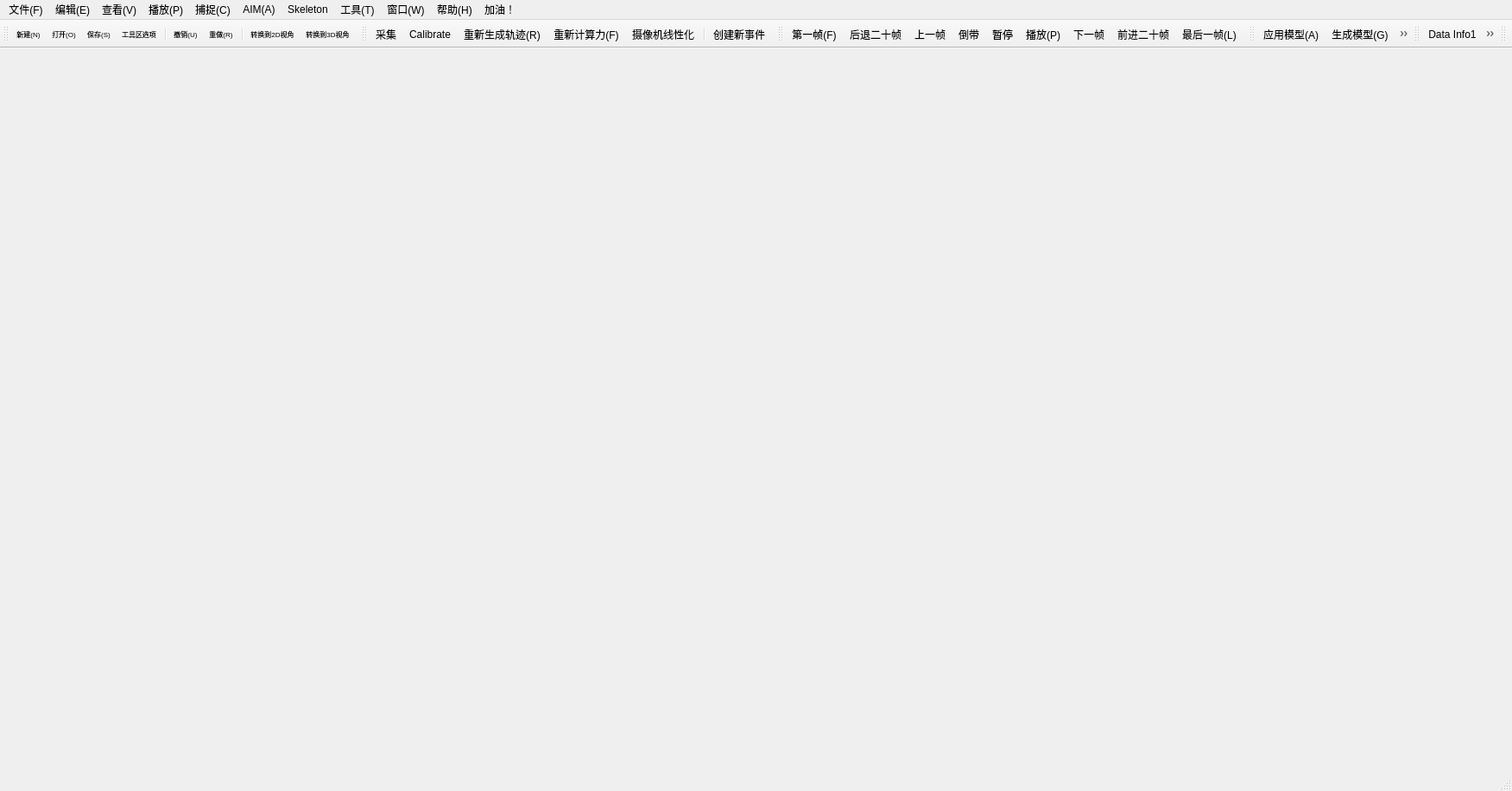
<?xml version="1.0" encoding="UTF-8"?>
<ui version="4.0">
 <class>MainWindow</class>
 <widget class="QMainWindow" name="MainWindow">
  <property name="geometry">
   <rect>
    <x>0</x>
    <y>0</y>
    <width>1751</width>
    <height>916</height>
   </rect>
  </property>
  <property name="windowTitle">
   <string>MainWindow</string>
  </property>
  <widget class="QWidget" name="centralwidget"/>
  <widget class="QMenuBar" name="menubar">
   <property name="geometry">
    <rect>
     <x>0</x>
     <y>0</y>
     <width>1751</width>
     <height>23</height>
    </rect>
   </property>
   <widget class="QMenu" name="menu">
    <property name="title">
     <string>文件(F)</string>
    </property>
    <widget class="QMenu" name="menu_9">
     <property name="title">
      <string>管理设置</string>
     </property>
     <addaction name="action_39"/>
     <addaction name="action_40"/>
     <addaction name="action_41"/>
    </widget>
    <widget class="QMenu" name="menu_E">
     <property name="title">
      <string>输出(E)</string>
     </property>
     <addaction name="action_C3D"/>
     <addaction name="action_TSV"/>
     <addaction name="action_MAT"/>
     <addaction name="action_AVI"/>
     <addaction name="actionTo_FBX"/>
    </widget>
    <widget class="QMenu" name="menu_10">
     <property name="title">
      <string>输入</string>
     </property>
     <addaction name="action_42"/>
    </widget>
    <addaction name="newAction"/>
    <addaction name="openAciton"/>
    <addaction name="action_B"/>
    <addaction name="saveAction"/>
    <addaction name="saveAsAction"/>
    <addaction name="exitAction"/>
    <addaction name="separator"/>
    <addaction name="action"/>
    <addaction name="actionOpen_Project"/>
    <addaction name="actionSave_Project"/>
    <addaction name="action_2"/>
    <addaction name="action_3"/>
    <addaction name="actionManage_Projects"/>
    <addaction name="separator"/>
    <addaction name="menu_9"/>
    <addaction name="separator"/>
    <addaction name="menu_E"/>
    <addaction name="menu_10"/>
    <addaction name="separator"/>
    <addaction name="actionRecent_Projects"/>
    <addaction name="separator"/>
   </widget>
   <widget class="QMenu" name="menu_2">
    <property name="title">
     <string>编辑(E)</string>
    </property>
    <widget class="QMenu" name="menuEvents">
     <property name="title">
      <string>Events</string>
     </property>
     <addaction name="newshijian_action"/>
     <addaction name="separator"/>
     <addaction name="action_43"/>
    </widget>
    <addaction name="undoAction"/>
    <addaction name="redoAction"/>
    <addaction name="separator"/>
    <addaction name="actionDelete"/>
    <addaction name="actionTrim_Measurement"/>
    <addaction name="separator"/>
    <addaction name="action_33"/>
    <addaction name="action_35"/>
    <addaction name="separator"/>
    <addaction name="actionTrajectory"/>
    <addaction name="actionBone"/>
    <addaction name="actionLabels"/>
    <addaction name="menuEvents"/>
    <addaction name="actionRigid_Body"/>
   </widget>
   <widget class="QMenu" name="menu_3">
    <property name="title">
     <string>查看(V)</string>
    </property>
    <widget class="QMenu" name="menu2D_view">
     <property name="title">
      <string>set of view</string>
     </property>
     <addaction name="action_3D"/>
     <addaction name="action_2D"/>
    </widget>
    <widget class="QMenu" name="menu_12">
     <property name="title">
      <string>轨迹信息</string>
     </property>
     <addaction name="yibiaoshi_action"/>
     <addaction name="wufabiaoji_action"/>
     <addaction name="shanchuguangbiao_action"/>
     <addaction name="separator"/>
     <addaction name="action_A_2"/>
    </widget>
    <addaction name="menu_12"/>
    <addaction name="action_24"/>
    <addaction name="actionTimeline"/>
    <addaction name="actionData_Info1"/>
    <addaction name="actionData_Info2"/>
    <addaction name="actionData_Info3"/>
    <addaction name="action_25"/>
    <addaction name="action_26"/>
    <addaction name="separator"/>
    <addaction name="actEdito_Trajectory"/>
    <addaction name="separator"/>
    <addaction name="actionFull_Screen"/>
    <addaction name="separator"/>
    <addaction name="action_32"/>
    <addaction name="separator"/>
    <addaction name="menu2D_view"/>
   </widget>
   <widget class="QMenu" name="menu_4">
    <property name="title">
     <string>播放(P)</string>
    </property>
    <addaction name="bofang_action"/>
    <addaction name="zanting_action"/>
    <addaction name="daodai_action"/>
    <addaction name="separator"/>
    <addaction name="action_5"/>
    <addaction name="separator"/>
    <addaction name="diyizhen_action"/>
    <addaction name="zuihouyizhen_action"/>
    <addaction name="separator"/>
    <addaction name="shang_action"/>
    <addaction name="xia_action"/>
    <addaction name="separator"/>
    <addaction name="jin20_action"/>
    <addaction name="tui_action"/>
    <addaction name="actionPlay_with_Real_Time_Output"/>
   </widget>
   <widget class="QMenu" name="menu_5">
    <property name="title">
     <string>捕捉(C)</string>
    </property>
    <addaction name="caiji_action"/>
    <addaction name="separator"/>
    <addaction name="Calibrate_action"/>
    <addaction name="actionRefine_Calibration"/>
    <addaction name="separator"/>
    <addaction name="actionCalibrate_Twin_System"/>
    <addaction name="actionCalibrate_Dikablis_Eye_Tracker"/>
    <addaction name="separator"/>
    <addaction name="trajectory_action"/>
    <addaction name="power_action"/>
    <addaction name="separator"/>
    <addaction name="shexiangline_action"/>
   </widget>
   <widget class="QMenu" name="menuAIM">
    <property name="title">
     <string>AIM(A)</string>
    </property>
    <addaction name="yingyong_action"/>
    <addaction name="shengcheng_action"/>
    <addaction name="action_AIM"/>
   </widget>
   <widget class="QMenu" name="menuSkeleton">
    <property name="title">
     <string>Skeleton</string>
    </property>
    <addaction name="actionCalibrate_Skeletons"/>
    <addaction name="separator"/>
    <addaction name="actionDisplay_Animation_Marker_Set_Guide"/>
    <addaction name="actionDisplay_Sports_Marker_Set_Guide"/>
   </widget>
   <widget class="QMenu" name="menu_T">
    <property name="title">
     <string>工具(T)</string>
    </property>
    <addaction name="shezhiAction"/>
    <addaction name="AnalyzeTrajectory_action"/>
   </widget>
   <widget class="QMenu" name="menu_W">
    <property name="title">
     <string>窗口(W)</string>
    </property>
    <widget class="QMenu" name="menu_6">
     <property name="title">
      <string>新的窗口</string>
     </property>
     <addaction name="action2D"/>
     <addaction name="action3D"/>
    </widget>
    <widget class="QMenu" name="menu_7">
     <property name="title">
      <string>窗口布局</string>
     </property>
     <widget class="QMenu" name="menu_8">
      <property name="title">
       <string>另存为</string>
      </property>
      <addaction name="action_16"/>
      <addaction name="action_17"/>
      <addaction name="action_18"/>
      <addaction name="action_19"/>
      <addaction name="action_20"/>
      <addaction name="action_21"/>
      <addaction name="action_22"/>
     </widget>
     <addaction name="action_1"/>
     <addaction name="action_9"/>
     <addaction name="action_10"/>
     <addaction name="action_11"/>
     <addaction name="action_12"/>
     <addaction name="action_13"/>
     <addaction name="action_14"/>
     <addaction name="menu_8"/>
    </widget>
    <addaction name="menu_6"/>
    <addaction name="action_C"/>
    <addaction name="action_T"/>
    <addaction name="action_7"/>
    <addaction name="menu_7"/>
   </widget>
   <widget class="QMenu" name="menu_H">
    <property name="title">
     <string>帮助(H)</string>
    </property>
    <addaction name="action_A"/>
   </widget>
   <widget class="QMenu" name="menu_11">
    <property name="title">
     <string>加油！</string>
    </property>
    <addaction name="actStartCamera"/>
    <addaction name="actStopCamera"/>
    <addaction name="actVideoRecord"/>
    <addaction name="actVideoStop"/>
   </widget>
   <addaction name="menu"/>
   <addaction name="menu_2"/>
   <addaction name="menu_3"/>
   <addaction name="menu_4"/>
   <addaction name="menu_5"/>
   <addaction name="menuAIM"/>
   <addaction name="menuSkeleton"/>
   <addaction name="menu_T"/>
   <addaction name="menu_W"/>
   <addaction name="menu_H"/>
   <addaction name="menu_11"/>
  </widget>
  <widget class="QStatusBar" name="statusbar"/>
  <widget class="QToolBar" name="toolBar_1">
   <property name="font">
    <font>
     <family>Arial</family>
     <pointsize>6</pointsize>
    </font>
   </property>
   <property name="cursor">
    <cursorShape>ArrowCursor</cursorShape>
   </property>
   <property name="windowTitle">
    <string>toolBar</string>
   </property>
   <property name="iconSize">
    <size>
     <width>12</width>
     <height>10</height>
    </size>
   </property>
   <attribute name="toolBarArea">
    <enum>TopToolBarArea</enum>
   </attribute>
   <attribute name="toolBarBreak">
    <bool>false</bool>
   </attribute>
   <addaction name="newAction"/>
   <addaction name="openAciton"/>
   <addaction name="saveAction"/>
   <addaction name="shezhiAction"/>
   <addaction name="separator"/>
   <addaction name="undoAction"/>
   <addaction name="redoAction"/>
   <addaction name="separator"/>
   <addaction name="action_2D"/>
   <addaction name="action_3D"/>
  </widget>
  <widget class="QToolBar" name="toolBar_2">
   <property name="windowTitle">
    <string>toolBar_2</string>
   </property>
   <property name="iconSize">
    <size>
     <width>12</width>
     <height>10</height>
    </size>
   </property>
   <attribute name="toolBarArea">
    <enum>TopToolBarArea</enum>
   </attribute>
   <attribute name="toolBarBreak">
    <bool>false</bool>
   </attribute>
   <addaction name="caiji_action"/>
   <addaction name="Calibrate_action"/>
   <addaction name="trajectory_action"/>
   <addaction name="power_action"/>
   <addaction name="shexiangline_action"/>
   <addaction name="separator"/>
   <addaction name="newshijian_action"/>
  </widget>
  <widget class="QToolBar" name="toolBar_3">
   <property name="windowTitle">
    <string>toolBar_3</string>
   </property>
   <property name="iconSize">
    <size>
     <width>12</width>
     <height>10</height>
    </size>
   </property>
   <attribute name="toolBarArea">
    <enum>TopToolBarArea</enum>
   </attribute>
   <attribute name="toolBarBreak">
    <bool>false</bool>
   </attribute>
   <addaction name="diyizhen_action"/>
   <addaction name="tui_action"/>
   <addaction name="shang_action"/>
   <addaction name="daodai_action"/>
   <addaction name="zanting_action"/>
   <addaction name="bofang_action"/>
   <addaction name="xia_action"/>
   <addaction name="jin20_action"/>
   <addaction name="zuihouyizhen_action"/>
  </widget>
  <widget class="QToolBar" name="toolBar_5">
   <property name="windowTitle">
    <string>toolBar_5</string>
   </property>
   <property name="iconSize">
    <size>
     <width>12</width>
     <height>10</height>
    </size>
   </property>
   <attribute name="toolBarArea">
    <enum>TopToolBarArea</enum>
   </attribute>
   <attribute name="toolBarBreak">
    <bool>false</bool>
   </attribute>
   <addaction name="yingyong_action"/>
   <addaction name="shengcheng_action"/>
   <addaction name="separator"/>
   <addaction name="actionCalibrate_Skeletons"/>
   <addaction name="separator"/>
   <addaction name="AnalyzeTrajectory_action"/>
  </widget>
  <widget class="QToolBar" name="toolBar_6">
   <property name="windowTitle">
    <string>toolBar_6</string>
   </property>
   <property name="iconSize">
    <size>
     <width>12</width>
     <height>10</height>
    </size>
   </property>
   <attribute name="toolBarArea">
    <enum>TopToolBarArea</enum>
   </attribute>
   <attribute name="toolBarBreak">
    <bool>false</bool>
   </attribute>
   <addaction name="actionData_Info1"/>
   <addaction name="actionData_Info2"/>
   <addaction name="actionData_Info3"/>
   <addaction name="separator"/>
   <addaction name="action_25"/>
   <addaction name="action_26"/>
   <addaction name="separator"/>
   <addaction name="yibiaoshi_action"/>
   <addaction name="wufabiaoji_action"/>
   <addaction name="shanchuguangbiao_action"/>
   <addaction name="separator"/>
   <addaction name="actEdito_Trajectory"/>
  </widget>
  <widget class="QToolBar" name="toolBar_4">
   <property name="windowTitle">
    <string>toolBar_4</string>
   </property>
   <attribute name="toolBarArea">
    <enum>TopToolBarArea</enum>
   </attribute>
   <attribute name="toolBarBreak">
    <bool>false</bool>
   </attribute>
  </widget>
  <action name="newAction">
   <property name="checkable">
    <bool>true</bool>
   </property>
   <property name="icon">
    <iconset resource="images.qrc">
     <normaloff>:/png/images/filenew.png</normaloff>:/png/images/filenew.png</iconset>
   </property>
   <property name="text">
    <string>新建(&amp;N)</string>
   </property>
   <property name="toolTip">
    <string>创建一个文档</string>
   </property>
   <property name="shortcut">
    <string>Ctrl+N</string>
   </property>
  </action>
  <action name="openAciton">
   <property name="checkable">
    <bool>true</bool>
   </property>
   <property name="icon">
    <iconset resource="images.qrc">
     <normaloff>:/png/images/fileopen.png</normaloff>:/png/images/fileopen.png</iconset>
   </property>
   <property name="text">
    <string>打开(&amp;O)</string>
   </property>
   <property name="toolTip">
    <string>打开已存在的文档</string>
   </property>
   <property name="shortcut">
    <string>Ctrl+O</string>
   </property>
  </action>
  <action name="action_B">
   <property name="text">
    <string>批量处理(B)</string>
   </property>
  </action>
  <action name="saveAction">
   <property name="checkable">
    <bool>true</bool>
   </property>
   <property name="icon">
    <iconset resource="images.qrc">
     <normaloff>:/png/images/filesave.png</normaloff>:/png/images/filesave.png</iconset>
   </property>
   <property name="text">
    <string>保存(S)</string>
   </property>
   <property name="toolTip">
    <string>将当前文档存盘</string>
   </property>
   <property name="shortcut">
    <string>Ctrl+S</string>
   </property>
  </action>
  <action name="saveAsAction">
   <property name="text">
    <string>另存为(A)</string>
   </property>
   <property name="toolTip">
    <string>以一个新名字保存文档</string>
   </property>
  </action>
  <action name="exitAction">
   <property name="checkable">
    <bool>true</bool>
   </property>
   <property name="text">
    <string>退出(X)</string>
   </property>
   <property name="toolTip">
    <string>退出应用程序</string>
   </property>
   <property name="shortcut">
    <string>Ctrl+F4</string>
   </property>
  </action>
  <action name="undoAction">
   <property name="checkable">
    <bool>true</bool>
   </property>
   <property name="icon">
    <iconset resource="images.qrc">
     <normaloff>:/png/images/chexiao.png</normaloff>:/png/images/chexiao.png</iconset>
   </property>
   <property name="text">
    <string>撤销(U)</string>
   </property>
   <property name="toolTip">
    <string>撤销当前操作</string>
   </property>
   <property name="shortcut">
    <string>Ctrl+Z</string>
   </property>
  </action>
  <action name="redoAction">
   <property name="checkable">
    <bool>true</bool>
   </property>
   <property name="icon">
    <iconset resource="images.qrc">
     <normaloff>:/png/images/chongzuo.png</normaloff>:/png/images/chongzuo.png</iconset>
   </property>
   <property name="text">
    <string>重做(R)</string>
   </property>
   <property name="toolTip">
    <string>恢复之前操作</string>
   </property>
   <property name="shortcut">
    <string>Ctrl+Y</string>
   </property>
  </action>
  <action name="action">
   <property name="text">
    <string>新建项目</string>
   </property>
  </action>
  <action name="actionOpen_Project">
   <property name="text">
    <string>Open Project</string>
   </property>
  </action>
  <action name="actionSave_Project">
   <property name="text">
    <string>Save Project</string>
   </property>
  </action>
  <action name="action_2">
   <property name="text">
    <string>重命名项目</string>
   </property>
  </action>
  <action name="action_3">
   <property name="text">
    <string>打开项目 文件</string>
   </property>
  </action>
  <action name="actionManage_Projects">
   <property name="text">
    <string>Manage Projects</string>
   </property>
  </action>
  <action name="action2D">
   <property name="text">
    <string>2D</string>
   </property>
  </action>
  <action name="action3D">
   <property name="text">
    <string>3D</string>
   </property>
  </action>
  <action name="action_C">
   <property name="text">
    <string>层叠(C)</string>
   </property>
  </action>
  <action name="action_T">
   <property name="text">
    <string>横向平铺(T)</string>
   </property>
  </action>
  <action name="action_7">
   <property name="text">
    <string>纵向平铺</string>
   </property>
  </action>
  <action name="action_1">
   <property name="text">
    <string>形式1</string>
   </property>
   <property name="shortcut">
    <string>Ctrl+1</string>
   </property>
  </action>
  <action name="action_9">
   <property name="text">
    <string>形式2</string>
   </property>
   <property name="shortcut">
    <string>Ctrl+2</string>
   </property>
  </action>
  <action name="action_10">
   <property name="text">
    <string>形式3</string>
   </property>
   <property name="shortcut">
    <string>Ctrl+3</string>
   </property>
  </action>
  <action name="action_11">
   <property name="text">
    <string>形式4</string>
   </property>
   <property name="shortcut">
    <string>Ctrl+4</string>
   </property>
  </action>
  <action name="action_12">
   <property name="text">
    <string>形式5</string>
   </property>
   <property name="shortcut">
    <string>Ctrl+5</string>
   </property>
  </action>
  <action name="action_13">
   <property name="text">
    <string>默认存储形式</string>
   </property>
  </action>
  <action name="action_14">
   <property name="text">
    <string>默认捕捉形式</string>
   </property>
  </action>
  <action name="action_16">
   <property name="text">
    <string>形式1</string>
   </property>
  </action>
  <action name="action_17">
   <property name="text">
    <string>形式2</string>
   </property>
  </action>
  <action name="action_18">
   <property name="text">
    <string>形式3</string>
   </property>
  </action>
  <action name="action_19">
   <property name="text">
    <string>形式4</string>
   </property>
  </action>
  <action name="action_20">
   <property name="text">
    <string>形式5</string>
   </property>
  </action>
  <action name="action_21">
   <property name="text">
    <string>默认存储形式</string>
   </property>
  </action>
  <action name="action_22">
   <property name="text">
    <string>默认捕捉形式</string>
   </property>
  </action>
  <action name="action_A">
   <property name="text">
    <string>关于(A)</string>
   </property>
  </action>
  <action name="shezhiAction">
   <property name="checkable">
    <bool>true</bool>
   </property>
   <property name="icon">
    <iconset resource="images.qrc">
     <normaloff>:/png/images/shezhi.jpg</normaloff>:/png/images/shezhi.jpg</iconset>
   </property>
   <property name="text">
    <string>工具区选项</string>
   </property>
  </action>
  <action name="action_24">
   <property name="text">
    <string>工具栏</string>
   </property>
  </action>
  <action name="actionTimeline">
   <property name="text">
    <string>Timeline</string>
   </property>
  </action>
  <action name="actionData_Info1">
   <property name="checkable">
    <bool>true</bool>
   </property>
   <property name="icon">
    <iconset resource="images.qrc">
     <normaloff>:/png/images/positionzuoshang.png</normaloff>:/png/images/positionzuoshang.png</iconset>
   </property>
   <property name="text">
    <string>Data Info1</string>
   </property>
  </action>
  <action name="actionData_Info2">
   <property name="checkable">
    <bool>true</bool>
   </property>
   <property name="icon">
    <iconset resource="images.qrc">
     <normaloff>:/png/images/positionzuozhong.png</normaloff>:/png/images/positionzuozhong.png</iconset>
   </property>
   <property name="text">
    <string>Data Info2</string>
   </property>
  </action>
  <action name="actionData_Info3">
   <property name="checkable">
    <bool>true</bool>
   </property>
   <property name="icon">
    <iconset resource="images.qrc">
     <normaloff>:/png/images/positionzuoxia.png</normaloff>:/png/images/positionzuoxia.png</iconset>
   </property>
   <property name="text">
    <string>Data Info3</string>
   </property>
  </action>
  <action name="action_25">
   <property name="checkable">
    <bool>true</bool>
   </property>
   <property name="icon">
    <iconset resource="images.qrc">
     <normaloff>:/png/images/positionzuo.png</normaloff>:/png/images/positionzuo.png</iconset>
   </property>
   <property name="text">
    <string>工程预览</string>
   </property>
  </action>
  <action name="action_26">
   <property name="checkable">
    <bool>true</bool>
   </property>
   <property name="icon">
    <iconset resource="images.qrc">
     <normaloff>:/png/images/positionxia.png</normaloff>:/png/images/positionxia.png</iconset>
   </property>
   <property name="text">
    <string>消息</string>
   </property>
  </action>
  <action name="actEdito_Trajectory">
   <property name="checkable">
    <bool>true</bool>
   </property>
   <property name="icon">
    <iconset resource="images.qrc">
     <normaloff>:/png/images/guijibianjiqi.png</normaloff>:/png/images/guijibianjiqi.png</iconset>
   </property>
   <property name="text">
    <string>Trajectory Editor</string>
   </property>
  </action>
  <action name="actionFull_Screen">
   <property name="text">
    <string>Full Screen</string>
   </property>
  </action>
  <action name="action_32">
   <property name="text">
    <string>文件信息</string>
   </property>
  </action>
  <action name="action_3D">
   <property name="checkable">
    <bool>true</bool>
   </property>
   <property name="icon">
    <iconset resource="images.qrc">
     <normaloff>:/png/images/3d.png</normaloff>:/png/images/3d.png</iconset>
   </property>
   <property name="text">
    <string>转换到3D视角</string>
   </property>
  </action>
  <action name="action_2D">
   <property name="checkable">
    <bool>true</bool>
   </property>
   <property name="icon">
    <iconset resource="images.qrc">
     <normaloff>:/png/images/2d.png</normaloff>:/png/images/2d.png</iconset>
   </property>
   <property name="text">
    <string>转换到2D视角</string>
   </property>
   <property name="toolTip">
    <string>转换到2D视角</string>
   </property>
  </action>
  <action name="actionRecent_Projects">
   <property name="text">
    <string>Recent Projects</string>
   </property>
  </action>
  <action name="action_39">
   <property name="text">
    <string>设置备份与重置</string>
   </property>
  </action>
  <action name="action_40">
   <property name="text">
    <string>从另一项目导入</string>
   </property>
  </action>
  <action name="action_41">
   <property name="text">
    <string>项目预设</string>
   </property>
  </action>
  <action name="action_C3D">
   <property name="text">
    <string>输出C3D</string>
   </property>
  </action>
  <action name="action_TSV">
   <property name="text">
    <string>输出TSV</string>
   </property>
  </action>
  <action name="action_MAT">
   <property name="text">
    <string>输出MAT</string>
   </property>
  </action>
  <action name="action_AVI">
   <property name="text">
    <string>到AVI</string>
   </property>
  </action>
  <action name="actionTo_FBX">
   <property name="text">
    <string>To FBX</string>
   </property>
  </action>
  <action name="action_42">
   <property name="text">
    <string>添加链接到视频文件</string>
   </property>
  </action>
  <action name="actionDelete">
   <property name="text">
    <string>Delete</string>
   </property>
  </action>
  <action name="actionTrim_Measurement">
   <property name="text">
    <string>Trim Measurement</string>
   </property>
  </action>
  <action name="bofang_action">
   <property name="checkable">
    <bool>true</bool>
   </property>
   <property name="icon">
    <iconset resource="images.qrc">
     <normaloff>:/png/images/bofang.png</normaloff>:/png/images/bofang.png</iconset>
   </property>
   <property name="text">
    <string>播放(P)</string>
   </property>
  </action>
  <action name="zanting_action">
   <property name="checkable">
    <bool>true</bool>
   </property>
   <property name="icon">
    <iconset resource="images.qrc">
     <normaloff>:/png/images/zanting.png</normaloff>:/png/images/zanting.png</iconset>
   </property>
   <property name="text">
    <string>暂停</string>
   </property>
  </action>
  <action name="daodai_action">
   <property name="checkable">
    <bool>true</bool>
   </property>
   <property name="icon">
    <iconset resource="images.qrc">
     <normaloff>:/png/images/daodai.png</normaloff>:/png/images/daodai.png</iconset>
   </property>
   <property name="text">
    <string>倒带</string>
   </property>
  </action>
  <action name="action_5">
   <property name="text">
    <string>移至某帧</string>
   </property>
  </action>
  <action name="diyizhen_action">
   <property name="checkable">
    <bool>true</bool>
   </property>
   <property name="icon">
    <iconset resource="images.qrc">
     <normaloff>:/png/images/diyizhen.png</normaloff>:/png/images/diyizhen.png</iconset>
   </property>
   <property name="text">
    <string>第一帧(F)</string>
   </property>
   <property name="shortcut">
    <string>Home</string>
   </property>
  </action>
  <action name="zuihouyizhen_action">
   <property name="checkable">
    <bool>true</bool>
   </property>
   <property name="icon">
    <iconset resource="images.qrc">
     <normaloff>:/png/images/zuihouyizhen.png</normaloff>:/png/images/zuihouyizhen.png</iconset>
   </property>
   <property name="text">
    <string>最后一帧(L)</string>
   </property>
   <property name="shortcut">
    <string>End</string>
   </property>
  </action>
  <action name="shang_action">
   <property name="checkable">
    <bool>true</bool>
   </property>
   <property name="icon">
    <iconset resource="images.qrc">
     <normaloff>:/png/images/shangyizhen.png</normaloff>:/png/images/shangyizhen.png</iconset>
   </property>
   <property name="text">
    <string>上一帧</string>
   </property>
  </action>
  <action name="xia_action">
   <property name="checkable">
    <bool>true</bool>
   </property>
   <property name="icon">
    <iconset resource="images.qrc">
     <normaloff>:/png/images/xiayizhen.png</normaloff>:/png/images/xiayizhen.png</iconset>
   </property>
   <property name="text">
    <string>下一帧</string>
   </property>
  </action>
  <action name="jin20_action">
   <property name="checkable">
    <bool>true</bool>
   </property>
   <property name="icon">
    <iconset resource="images.qrc">
     <normaloff>:/png/images/jin20.png</normaloff>:/png/images/jin20.png</iconset>
   </property>
   <property name="text">
    <string>前进二十帧</string>
   </property>
  </action>
  <action name="tui_action">
   <property name="checkable">
    <bool>true</bool>
   </property>
   <property name="icon">
    <iconset resource="images.qrc">
     <normaloff>:/png/images/tui20.png</normaloff>:/png/images/tui20.png</iconset>
   </property>
   <property name="text">
    <string>后退二十帧</string>
   </property>
  </action>
  <action name="actionPlay_with_Real_Time_Output">
   <property name="text">
    <string>Play with Real-Time Output</string>
   </property>
  </action>
  <action name="caiji_action">
   <property name="checkable">
    <bool>true</bool>
   </property>
   <property name="icon">
    <iconset resource="images.qrc">
     <normaloff>:/png/images/caiji.png</normaloff>:/png/images/caiji.png</iconset>
   </property>
   <property name="text">
    <string>采集</string>
   </property>
   <property name="shortcut">
    <string>Ctrl+M</string>
   </property>
  </action>
  <action name="Calibrate_action">
   <property name="checkable">
    <bool>true</bool>
   </property>
   <property name="icon">
    <iconset resource="images.qrc">
     <normaloff>:/png/images/calibrate.png</normaloff>:/png/images/calibrate.png</iconset>
   </property>
   <property name="text">
    <string>Calibrate</string>
   </property>
  </action>
  <action name="actionRefine_Calibration">
   <property name="text">
    <string>Refine Calibration</string>
   </property>
  </action>
  <action name="actionCalibrate_Twin_System">
   <property name="text">
    <string>Calibrate Twin System</string>
   </property>
  </action>
  <action name="actionCalibrate_Dikablis_Eye_Tracker">
   <property name="text">
    <string>Calibrate Dikablis Eye Tracker</string>
   </property>
  </action>
  <action name="trajectory_action">
   <property name="checkable">
    <bool>true</bool>
   </property>
   <property name="icon">
    <iconset resource="images.qrc">
     <normaloff>:/png/images/trajectory.png</normaloff>:/png/images/trajectory.png</iconset>
   </property>
   <property name="text">
    <string>重新生成轨迹(R)</string>
   </property>
   <property name="shortcut">
    <string>Ctrl+Shift+R</string>
   </property>
  </action>
  <action name="power_action">
   <property name="checkable">
    <bool>true</bool>
   </property>
   <property name="icon">
    <iconset resource="images.qrc">
     <normaloff>:/png/images/power.png</normaloff>:/png/images/power.png</iconset>
   </property>
   <property name="text">
    <string>重新计算力(F)</string>
   </property>
  </action>
  <action name="shexiangline_action">
   <property name="checkable">
    <bool>true</bool>
   </property>
   <property name="icon">
    <iconset resource="images.qrc">
     <normaloff>:/png/images/calculation.png</normaloff>:/png/images/calculation.png</iconset>
   </property>
   <property name="text">
    <string>摄像机线性化</string>
   </property>
  </action>
  <action name="yingyong_action">
   <property name="checkable">
    <bool>true</bool>
   </property>
   <property name="icon">
    <iconset resource="images.qrc">
     <normaloff>:/png/images/yingyongmoxing.png</normaloff>:/png/images/yingyongmoxing.png</iconset>
   </property>
   <property name="text">
    <string>应用模型(A)</string>
   </property>
   <property name="shortcut">
    <string>F9</string>
   </property>
  </action>
  <action name="shengcheng_action">
   <property name="checkable">
    <bool>true</bool>
   </property>
   <property name="icon">
    <iconset resource="images.qrc">
     <normaloff>:/png/images/shengchengmoxing.png</normaloff>:/png/images/shengchengmoxing.png</iconset>
   </property>
   <property name="text">
    <string>生成模型(G)</string>
   </property>
  </action>
  <action name="action_AIM">
   <property name="text">
    <string>由多个数据文件生成AIM模型</string>
   </property>
  </action>
  <action name="actionCalibrate_Skeletons">
   <property name="checkable">
    <bool>true</bool>
   </property>
   <property name="icon">
    <iconset resource="images.qrc">
     <normaloff>:/png/images/bone.png</normaloff>:/png/images/bone.png</iconset>
   </property>
   <property name="text">
    <string>Calibrate Skeletons</string>
   </property>
   <property name="shortcut">
    <string>F10</string>
   </property>
  </action>
  <action name="actionDisplay_Animation_Marker_Set_Guide">
   <property name="text">
    <string>Display Animation Marker Set Guide</string>
   </property>
  </action>
  <action name="actionDisplay_Sports_Marker_Set_Guide">
   <property name="text">
    <string>Display Sports Marker Set Guide</string>
   </property>
  </action>
  <action name="AnalyzeTrajectory_action">
   <property name="checkable">
    <bool>true</bool>
   </property>
   <property name="icon">
    <iconset resource="images.qrc">
     <normaloff>:/png/images/Trajectoryanalysis.png</normaloff>:/png/images/Trajectoryanalysis.png</iconset>
   </property>
   <property name="text">
    <string>Analyze Trajectory</string>
   </property>
  </action>
  <action name="action_33">
   <property name="text">
    <string>查找</string>
   </property>
  </action>
  <action name="action_35">
   <property name="text">
    <string>查找下一个</string>
   </property>
  </action>
  <action name="actionTrajectory">
   <property name="text">
    <string>Trajectory</string>
   </property>
  </action>
  <action name="actionBone">
   <property name="text">
    <string>Bone</string>
   </property>
  </action>
  <action name="actionLabels">
   <property name="text">
    <string>Labels</string>
   </property>
  </action>
  <action name="actionRigid_Body">
   <property name="text">
    <string>Rigid Body</string>
   </property>
  </action>
  <action name="newshijian_action">
   <property name="checkable">
    <bool>true</bool>
   </property>
   <property name="icon">
    <iconset resource="images.qrc">
     <normaloff>:/png/images/chuangjian.png</normaloff>:/png/images/chuangjian.png</iconset>
   </property>
   <property name="text">
    <string>创建新事件</string>
   </property>
  </action>
  <action name="action_43">
   <property name="text">
    <string>编辑事件列表</string>
   </property>
  </action>
  <action name="yibiaoshi_action">
   <property name="checkable">
    <bool>true</bool>
   </property>
   <property name="icon">
    <iconset resource="images.qrc">
     <normaloff>:/png/images/yibiaoshichuangkou.png</normaloff>:/png/images/yibiaoshichuangkou.png</iconset>
   </property>
   <property name="text">
    <string>已标识窗口(L)</string>
   </property>
  </action>
  <action name="wufabiaoji_action">
   <property name="checkable">
    <bool>true</bool>
   </property>
   <property name="icon">
    <iconset resource="images.qrc">
     <normaloff>:/png/images/wufabiaoshi.png</normaloff>:/png/images/wufabiaoshi.png</iconset>
   </property>
   <property name="text">
    <string>无法标记窗口(U)</string>
   </property>
  </action>
  <action name="shanchuguangbiao_action">
   <property name="checkable">
    <bool>true</bool>
   </property>
   <property name="icon">
    <iconset resource="images.qrc">
     <normaloff>:/png/images/shanchuguangbiao.png</normaloff>:/png/images/shanchuguangbiao.png</iconset>
   </property>
   <property name="text">
    <string>删除光标窗口(D)</string>
   </property>
  </action>
  <action name="action_A_2">
   <property name="text">
    <string>全部(A)</string>
   </property>
  </action>
  <action name="actStartCamera">
   <property name="text">
    <string>开启摄像头</string>
   </property>
   <property name="toolTip">
    <string>开启摄像头</string>
   </property>
  </action>
  <action name="actStopCamera">
   <property name="text">
    <string>关闭摄像头</string>
   </property>
  </action>
  <action name="actVideoRecord">
   <property name="text">
    <string>开始录像</string>
   </property>
  </action>
  <action name="actVideoStop">
   <property name="text">
    <string>停止录像</string>
   </property>
  </action>
 </widget>
 <resources>
  <include location="images.qrc"/>
 </resources>
 <connections/>
</ui>
